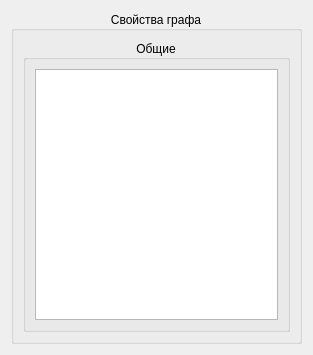
<?xml version="1.0" encoding="UTF-8"?>
<ui version="4.0">
 <class>GraphPropertyEditForm</class>
 <widget class="QWidget" name="GraphPropertyEditForm">
  <property name="geometry">
   <rect>
    <x>0</x>
    <y>0</y>
    <width>313</width>
    <height>355</height>
   </rect>
  </property>
  <property name="windowTitle">
   <string>Form</string>
  </property>
  <layout class="QVBoxLayout" name="verticalLayout">
   <item>
    <widget class="QGroupBox" name="graphProps_groupBox">
     <property name="sizePolicy">
      <sizepolicy hsizetype="Preferred" vsizetype="Preferred">
       <horstretch>1</horstretch>
       <verstretch>0</verstretch>
      </sizepolicy>
     </property>
     <property name="title">
      <string>Свойства графа</string>
     </property>
     <property name="alignment">
      <set>Qt::AlignCenter</set>
     </property>
     <property name="flat">
      <bool>false</bool>
     </property>
     <property name="checkable">
      <bool>false</bool>
     </property>
     <layout class="QVBoxLayout" name="verticalLayout_2">
      <item>
       <widget class="QGroupBox" name="graphProps_common_groupBox">
        <property name="title">
         <string>Общие</string>
        </property>
        <property name="alignment">
         <set>Qt::AlignCenter</set>
        </property>
        <layout class="QVBoxLayout" name="verticalLayout_4">
         <item>
          <widget class="QTableView" name="propertyCommon_tableView">
           <property name="selectionMode">
            <enum>QAbstractItemView::SingleSelection</enum>
           </property>
          </widget>
         </item>
        </layout>
       </widget>
      </item>
     </layout>
    </widget>
   </item>
  </layout>
 </widget>
 <resources/>
 <connections/>
</ui>
